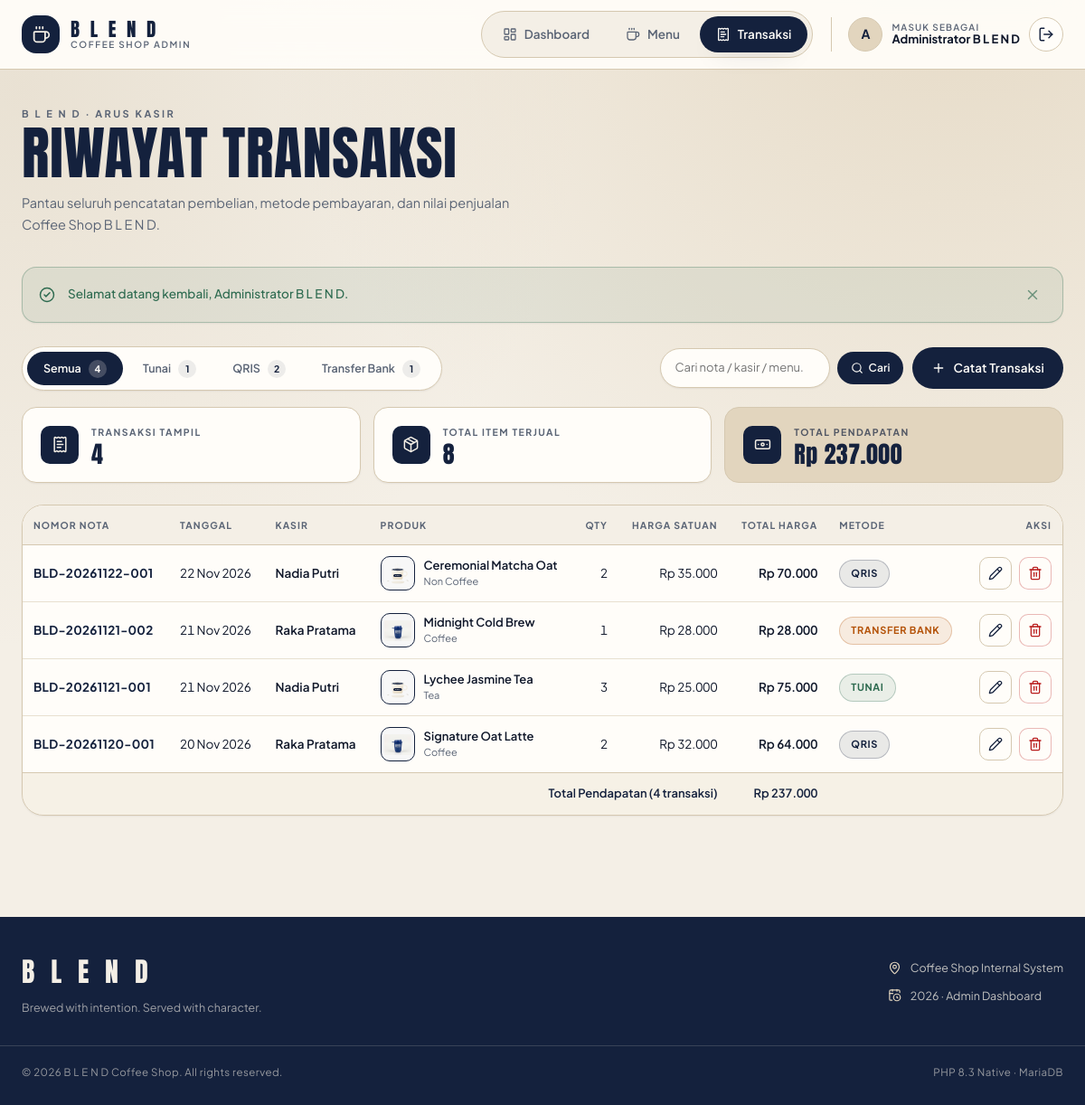
Page /transaksi.php (signed in) on the committed database.
### tables this page shows
CREATE TABLE `transaksi` (
  `id_transaksi` INT NOT NULL AUTO_INCREMENT,
  `nomor_nota` VARCHAR(30) NOT NULL,
  `tanggal_pembelian` DATE NOT NULL,
  `nama_kasir` VARCHAR(100) NOT NULL,
  `id_menu` INT NOT NULL,
  `jumlah` INT NOT NULL,
  `harga_satuan` INT NOT NULL,
  `total_harga` INT NOT NULL,
  `metode_pembayaran` ENUM('Tunai', 'QRIS', 'Transfer Bank') NOT NULL,
  `created_at` TIMESTAMP DEFAULT CURRENT_TIMESTAMP,
  PRIMARY KEY (`id_transaksi`),
  UNIQUE KEY `uk_transaksi_nota` (`nomor_nota`),
  KEY `idx_transaksi_menu` (`id_menu`),
  CONSTRAINT `fk_transaksi_menu`
    FOREIGN KEY (`id_menu`)
    REFERENCES `menu` (`id_menu`)
    ON UPDATE CASCADE
    ON DELETE RESTRICT
);

CREATE TABLE `menu` (
  `id_menu` INT NOT NULL AUTO_INCREMENT,
  `nama_menu` VARCHAR(100) NOT NULL,
  `kategori` ENUM('Coffee', 'Ice Blended', 'Tea', 'Non Coffee') NOT NULL,
  `deskripsi` TEXT NOT NULL,
  `stok` INT NOT NULL DEFAULT 0,
  `harga` INT NOT NULL,
  `gambar` VARCHAR(255) NOT NULL DEFAULT 'default.jpg',
  `created_at` TIMESTAMP DEFAULT CURRENT_TIMESTAMP,
  PRIMARY KEY (`id_menu`)
);

### includes/functions.php (called while the page is built, shortened)
<?php
function e(mixed $nilai): string
{
    return htmlspecialchars((string) $nilai, ENT_QUOTES, 'UTF-8');
}
function formatRupiah(int|float|string|null $angka): string
{
    return 'Rp ' . number_format((float) $angka, 0, ',', '.');
}
function formatTanggalIndonesia(?string $tanggal): string
{
    $timestamp = strtotime((string) $tanggal);
    $bulan = [
        1  => 'Jan',
        2  => 'Feb',
        3  => 'Mar',
        4  => 'Apr',
        5  => 'Mei',
        6  => 'Jun',
        7  => 'Jul',
        8  => 'Agu',
        9  => 'Sep',
        10 => 'Okt',
        11 => 'Nov',
        12 => 'Des',
    ];
    return date('d', $timestamp) . ' ' . $bulan[(int) date('n', $timestamp)] . ' ' . date('Y', $timestamp);
}
function getMenuImageUrl(?string $gambar, string $kategori = ''): string
{
    $nama = basename(trim((string) $gambar));
    if (
        $nama !== ''
        && strcasecmp($nama, 'default.jpg') !== 0
        && is_file(DIREKTORI_GAMBAR . $nama)
    ) {
        return URL_GAMBAR . rawurlencode($nama);
    }
    $cupKategori = KATEGORI_DEFAULT_IMAGE[$kategori] ?? '';
    return GAMBAR_DEFAULT;
}

### transaksi.php (the view, shortened to what this page needs)
<?php
require_once __DIR__ . '/config/koneksi.php';
require_once __DIR__ . '/includes/functions.php';
$metodeDipilih = trim((string) ($_GET['metode'] ?? ''));
$kataKunci     = trim((string) ($_GET['q'] ?? ''));
$sql = 'SELECT t.id_transaksi, t.nomor_nota, t.tanggal_pembelian, t.nama_kasir,
               t.id_menu, t.jumlah, t.harga_satuan, t.total_harga, t.metode_pembayaran,
               m.nama_menu, m.kategori, m.gambar
        FROM transaksi t
        INNER JOIN menu m ON m.id_menu = t.id_menu';
$sql .= ' ORDER BY t.tanggal_pembelian DESC, t.id_transaksi DESC';
$daftarTransaksi = [];
$stmt            = mysqli_prepare($koneksi, $sql);
if ($stmt !== false) {
    mysqli_stmt_execute($stmt);
    $hasil = mysqli_stmt_get_result($stmt);
    if ($hasil !== false) {
        while ($baris = mysqli_fetch_assoc($hasil)) {
            $daftarTransaksi[] = $baris;
        }
    }
}
$jumlahTampil   = count($daftarTransaksi);
$totalPendapatan = 0;
$totalItem       = 0;
foreach ($daftarTransaksi as $barisRingkas) {
    $totalPendapatan += (int) $barisRingkas['total_harga'];
    $totalItem       += (int) $barisRingkas['jumlah'];
}
$jumlahMetode = array_fill_keys(METODE_PEMBAYARAN, 0);
$jumlahSemua  = 0;
$hasilHitung  = mysqli_query($koneksi, 'SELECT metode_pembayaran, COUNT(*) AS total FROM transaksi GROUP BY metode_pembayaran');
if ($hasilHitung !== false) {
    while ($barisHitung = mysqli_fetch_assoc($hasilHitung)) {
        $kunci = (string) $barisHitung['metode_pembayaran'];
        if (array_key_exists($kunci, $jumlahMetode)) {
            $jumlahMetode[$kunci] = (int) $barisHitung['total'];
        }
        $jumlahSemua += (int) $barisHitung['total'];
    }
}
$buatUrlFilter = static function (string $metode) use ($kataKunci): string {
    $query = [];
    if ($metode !== '') {
        $query['metode'] = $metode;
    }
    if ($kataKunci !== '') {
        $query['q'] = $kataKunci;
    }
    return 'transaksi.php' . ($query !== [] ? '?' . http_build_query($query) : '');
};
$tabFilter = ['' => 'Semua'] + array_combine(METODE_PEMBAYARAN, METODE_PEMBAYARAN);
require_once __DIR__ . '/includes/header.php';
?>
<div class="page-actions">
    <nav class="filter-tabs" aria-label="Filter metode pembayaran">
        <?php foreach ($tabFilter as $nilaiMetode => $labelMetode): ?>
            <?php
            $jumlahTab = $nilaiMetode === '' ? $jumlahSemua : ($jumlahMetode[$nilaiMetode] ?? 0);
            $isAktif   = $metodeDipilih === $nilaiMetode;
            ?>
            <a class="filter-tabs__link <?= $isAktif ? 'is-active' : '' ?>"
               href="<?= e($buatUrlFilter($nilaiMetode)) ?>"
               <?= $isAktif ? 'aria-current="page"' : '' ?>>
                <?= e($labelMetode) ?>
                <span class="filter-tabs__count"><?= e($jumlahTab) ?></span>
            </a>
        <?php endforeach; ?>
    </nav>
    <div class="page-actions__right">
        <form class="search-form" method="get" action="transaksi.php" role="search">
            <input
                class="search-form__input"
                type="search"
                id="pencarian-transaksi"
                name="q"
                value="<?= e($kataKunci) ?>"
                placeholder="Cari nota / kasir / menu..."
                autocomplete="off"
            >
            <button class="btn btn--sm" type="submit">
                <i data-lucide="search" aria-hidden="true"></i>
                Cari
            </button>
        </form>
        <a class="btn" href="transaksi_tambah.php">
            <i data-lucide="plus" aria-hidden="true"></i>
            Catat Transaksi
        </a>
    </div>
</div>
<section class="stat-strip" aria-label="Ringkasan transaksi">
    <div class="stat-strip__item">
        <span class="stat-strip__icon"><i data-lucide="receipt-text" aria-hidden="true"></i></span>
        <div>
            <p class="stat-strip__label">Transaksi Tampil</p>
            <p class="stat-strip__value"><?= e($jumlahTampil) ?></p>
        </div>
    </div>
    <div class="stat-strip__item">
        <span class="stat-strip__icon"><i data-lucide="package" aria-hidden="true"></i></span>
        <div>
            <p class="stat-strip__label">Total Item Terjual</p>
            <p class="stat-strip__value"><?= e($totalItem) ?></p>
        </div>
    </div>
    <div class="stat-strip__item stat-strip__item--accent">
        <span class="stat-strip__icon"><i data-lucide="banknote" aria-hidden="true"></i></span>
        <div>
            <p class="stat-strip__label">Total Pendapatan</p>
            <p class="stat-strip__value"><?= e(formatRupiah($totalPendapatan)) ?></p>
        </div>
    </div>
</section>
<?php if ($daftarTransaksi === []): ?>
    <div class="empty-state">
        <span class="empty-state__icon"><i data-lucide="receipt-text" aria-hidden="true"></i></span>
        <?php if ($kataKunci !== '' || $metodeDipilih !== ''): ?>
            <p class="empty-state__title">Transaksi Tidak Ditemukan</p>
            <p class="empty-state__desc">
                Tidak ada transaksi yang cocok dengan filter atau kata kunci pencarian Anda.
                Coba kata kunci lain atau tampilkan seluruh riwayat.
            </p>
            <div class="btn-group">
                <a class="btn btn--secondary btn--sm" href="transaksi.php">
                    <i data-lucide="rotate-ccw" aria-hidden="true"></i>
                    Reset Filter
                </a>
                <a class="btn btn--sm" href="transaksi_tambah.php">
                    <i data-lucide="plus" aria-hidden="true"></i>
                    Catat Transaksi
                </a>
            </div>
        <?php else: ?>
            <p class="empty-state__title">Belum Ada Transaksi</p>
            <p class="empty-state__desc">
                Riwayat pembelian akan muncul di sini setelah kasir mencatat transaksi pertama.
            </p>
            <a class="btn btn--sm" href="transaksi_tambah.php">
                <i data-lucide="plus" aria-hidden="true"></i>
                Catat Transaksi
            </a>
        <?php endif; ?>
    </div>
<?php else: ?>
    <div class="table-wrapper">
        <table class="data-table data-table--transaksi">
            <thead>
                <tr>
                    <th scope="col">Nomor Nota</th>
                    <th scope="col">Tanggal</th>
                    <th scope="col">Kasir</th>
                    <th scope="col">Produk</th>
                    <th scope="col" class="cell-num">Qty</th>
                    <th scope="col" class="cell-num">Harga Satuan</th>
                    <th scope="col" class="cell-num">Total Harga</th>
                    <th scope="col">Metode</th>
                    <th scope="col" class="cell-num">Aksi</th>
                </tr>
            </thead>
            <tbody>
                <?php foreach ($daftarTransaksi as $trx): ?>
                    <?php
                    $metode        = (string) $trx['metode_pembayaran'];
                    $classMetode   = match ($metode) {
                        'Tunai'         => 'badge--tunai',
                        'QRIS'          => 'badge--qris',
                        'Transfer Bank' => 'badge--transfer',
                        default         => 'badge--metode',
                    };
                    $konfirmasiHapus = 'Yakin ingin menghapus transaksi "' . $trx['nomor_nota'] . '"? '
                        . 'Stok ' . $trx['jumlah'] . ' porsi ' . $trx['nama_menu'] . ' akan dikembalikan.';
                    ?>
                    <tr>
                        <td class="cell-code"><?= e($trx['nomor_nota']) ?></td>
                        <td class="cell-date"><?= e(formatTanggalIndonesia((string) $trx['tanggal_pembelian'])) ?></td>
                        <td class="cell-strong"><?= e($trx['nama_kasir']) ?></td>
                        <td>
                            <div class="table-product">
                                <img
                                    class="table-thumb"
                                    src="<?= e(getMenuImageUrl((string) $trx['gambar'], (string) $trx['kategori'])) ?>"
                                    alt=""
                                    loading="lazy"
                                >
                                <div>
                                    <p class="table-product__name"><?= e($trx['nama_menu']) ?></p>
                                    <p class="table-product__meta"><?= e($trx['kategori']) ?></p>
                                </div>
                            </div>
                        </td>
                        <td class="cell-num"><?= e($trx['jumlah']) ?></td>
                        <td class="cell-num"><?= e(formatRupiah((int) $trx['harga_satuan'])) ?></td>
                        <td class="cell-num cell-strong"><?= e(formatRupiah((int) $trx['total_harga'])) ?></td>
                        <td><span class="badge <?= e($classMetode) ?>"><?= e($metode) ?></span></td>
                        <td>
                            <div class="cell-actions">
                                <a
                                    class="btn btn--icon"
                                    href="transaksi_edit.php?id=<?= e($trx['id_transaksi']) ?>"
                                    title="Edit transaksi <?= e($trx['nomor_nota']) ?>"
                                    aria-label="Edit transaksi <?= e($trx['nomor_nota']) ?>"
                                >
                                    <i data-lucide="pencil" aria-hidden="true"></i>
                                </a>
                                <form method="post" action="transaksi_hapus.php">
                                    <button
                                        class="btn btn--icon btn--danger"
                                        type="submit"
                                        title="Hapus transaksi <?= e($trx['nomor_nota']) ?>"
                                        aria-label="Hapus transaksi <?= e($trx['nomor_nota']) ?>"
                                        data-confirm-delete="<?= e($konfirmasiHapus) ?>"
                                    >
                                        <i data-lucide="trash-2" aria-hidden="true"></i>
                                    </button>
                                </form>
                            </div>
                        </td>
                    </tr>
                <?php endforeach; ?>
            </tbody>
            <tfoot>
                <tr>
                    <td colspan="6" class="cell-num cell-strong">Total Pendapatan (<?= e($jumlahTampil) ?> transaksi)</td>
                    <td class="cell-num cell-strong"><?= e(formatRupiah($totalPendapatan)) ?></td>
                    <td colspan="2"></td>
                </tr>
            </tfoot>
        </table>
    </div>
<?php endif; ?>
<?php require_once __DIR__ . '/includes/footer.php'; ?>

### rows in the picture
transaksi: nomor_nota "BLD-20261122-001", tanggal_pembelian "22 Nov 2026", nama_kasir "Nadia Putri", id_menu.nama_menu "Ceremonial Matcha Oat", id_menu.kategori "Non Coffee", jumlah "2", harga_satuan "Rp 35.000", total_harga "Rp 70.000", metode_pembayaran "QRIS"
transaksi: nomor_nota "BLD-20261121-002", tanggal_pembelian "21 Nov 2026", nama_kasir "Raka Pratama", id_menu.kategori (picture), id_menu.nama_menu "Midnight Cold Brew", id_menu.kategori "Coffee", jumlah "1", harga_satuan "Rp 28.000", total_harga "Rp 28.000", metode_pembayaran "TRANSFER BANK"
transaksi: nomor_nota "BLD-20261121-001", tanggal_pembelian "21 Nov 2026", nama_kasir "Nadia Putri", id_menu.nama_menu "Lychee Jasmine Tea", id_menu.kategori "Tea", jumlah "3", harga_satuan "Rp 25.000", total_harga "Rp 75.000", metode_pembayaran "TUNAI"
transaksi: nomor_nota "BLD-20261120-001", tanggal_pembelian "20 Nov 2026", nama_kasir "Raka Pratama", id_menu.kategori (picture), id_menu.nama_menu "Signature Oat Latte", id_menu.kategori "Coffee", jumlah "2", harga_satuan "Rp 32.000", total_harga "Rp 64.000", metode_pembayaran "QRIS"

### other values in the picture
$item['label'] "Dashboard"
$item['label'] "Menu"
$item['label'] "Transaksi"
mb_strtoupper(mb_substr($namaPengguna, 0, 1)) "A"
$namaPengguna "Administrator B L E N D"
$eyebrowHalaman "B L E N D · ARUS KASIR"
$judulHalaman "RIWAYAT TRANSAKSI"
$deskripsiHalaman "Pantau seluruh pencatatan pembelian, metode pembayaran, dan nilai penjualan Coffee Shop B L E N D."
$flash['pesan'] "Selamat datang kembali, Administrator B L E N D."
$labelMetode "Semua"
$jumlahTab "4"
$labelMetode "Tunai"
$jumlahTab "1"
$labelMetode "QRIS"
$jumlahTab "2"
